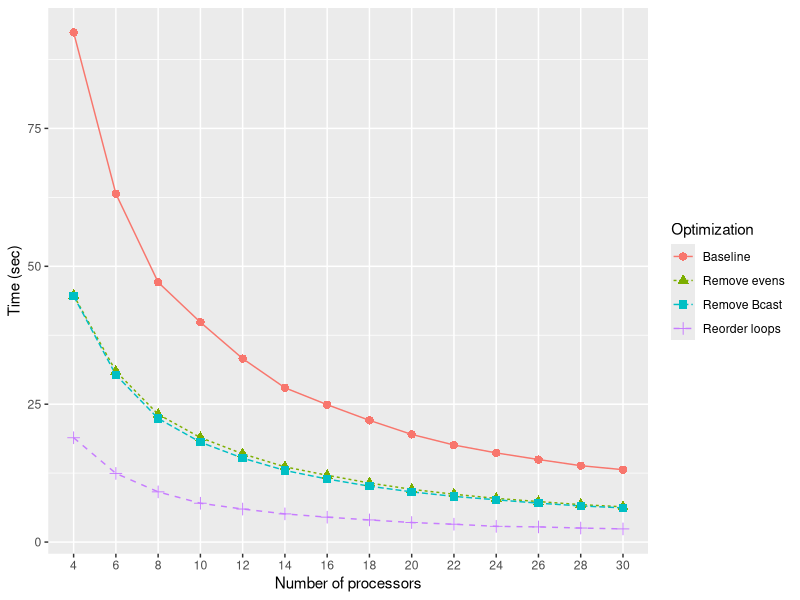

R code for this plot:
library(data.table)
library(ggplot2)
library(reshape)
library(xtable)

data <- read.csv("S_10P10_P10-30_01.csv", header = F)
data <- rbind(data, read.csv("S_10P10_P10-30_02.csv", header = F))
data <- rbind(data, read.csv("S_10P10_P10-30_03.csv", header = F))
data <- rbind(data, read.csv("S_10P10_P10-30_04.csv", header = F))
data <- rbind(data, read.csv("S_10P10_P10-30_05.csv", header = F))
data <- rbind(data, read.csv("S_10P10_P4-8_01.csv", header = F))
data <- rbind(data, read.csv("S_10P10_P4-8_02.csv", header = F))
data <- rbind(data, read.csv("S_10P10_P4-8_03.csv", header = F))
data <- rbind(data, read.csv("S_10P10_P4-8_04.csv", header = F))
data <- rbind(data, read.csv("S_10P10_P4-8_05.csv", header = F))
data <- data[,c(1,3,5)]
names(data) = c("S","Cores","Time")
data <- data.table(data)
data <- unique(data[, Time:=mean(Time), by=list(S, Cores)])

legend_title = "Optimization"
breaks = c("S0", "S1","S2","S3")
labels = c("Baseline", "Remove evens", "Remove Bcast", "Reorder loops")

g = ggplot(data=data, aes(x=factor(Cores), y=Time, group=S, colour=S, shape=S)) +
    geom_line(aes(linetype=S)) +
    geom_point(size=2.5) +
    labs(x="Number of processors", y="Time (sec)") +
    scale_colour_discrete(name = legend_title, breaks = breaks, labels = labels) +
    scale_shape_discrete(name = legend_title,  breaks = breaks, labels = labels) +
    scale_linetype_discrete(name = legend_title, breaks = breaks, labels = labels)

pdf("plot.pdf", width = 10.5, height = 7.5)
plot(g)
dev.off()

table = cast(data, Cores ~ S)
names(table) = c("Cores", labels)
table = xtable(table, caption = "Comparing the four versions of the Sieve of Erastosthenes.", label = "tab:table", align="cccccc")
addtorow <- list()
addtorow$pos <- list(0)
addtorow$command <- c(paste0("\\textbf{Number of} & \\multicolumn{4}{c}{\\textbf{", legend_title,"}} \\\\\n \\textbf{Cores} & \\textbf{", paste0(labels, collapse = "} & \\textbf{"), "} \\\\\n"))
print(table, include.rownames=F, add.to.row = addtorow, booktabs = T, include.colnames=F, file="tbl_table.tex")
